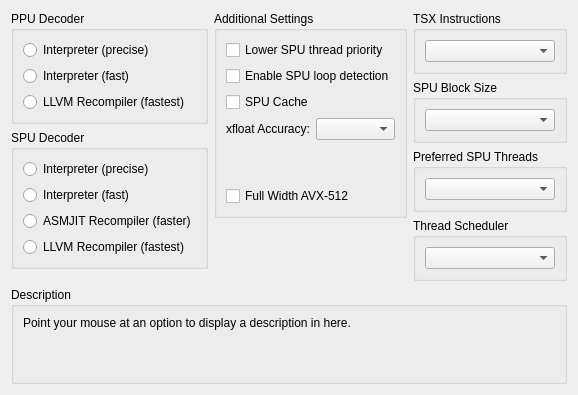
     <widget class="QWidget" name="coreTab">
      <attribute name="title">
       <string>CPU</string>
      </attribute>
      <layout class="QVBoxLayout" name="coreTabLayout" stretch="0,1,0">
       <item>
        <layout class="QHBoxLayout" name="coreTabItemLayout" stretch="1,1,1">
         <item>
          <layout class="QVBoxLayout" name="coreTabLeftLayout">
           <item>
            <widget class="QGroupBox" name="gb_ppu">
             <property name="title">
              <string>PPU Decoder</string>
             </property>
             <layout class="QVBoxLayout" name="ppu_layout">
              <item>
               <widget class="QRadioButton" name="ppu_precise">
                <property name="text">
                 <string notr="true">Interpreter (precise)</string>
                </property>
               </widget>
              </item>
              <item>
               <widget class="QRadioButton" name="ppu_fast">
                <property name="text">
                 <string notr="true">Interpreter (fast)</string>
                </property>
               </widget>
              </item>
              <item>
               <widget class="QRadioButton" name="ppu_llvm">
                <property name="text">
                 <string notr="true">LLVM Recompiler (fastest)</string>
                </property>
               </widget>
              </item>
             </layout>
            </widget>
           </item>
           <item>
            <widget class="QGroupBox" name="gb_spu">
             <property name="title">
              <string>SPU Decoder</string>
             </property>
             <layout class="QVBoxLayout" name="spu_layout">
              <item>
               <widget class="QRadioButton" name="spu_precise">
                <property name="text">
                 <string notr="true">Interpreter (precise)</string>
                </property>
               </widget>
              </item>
              <item>
               <widget class="QRadioButton" name="spu_fast">
                <property name="text">
                 <string notr="true">Interpreter (fast)</string>
                </property>
               </widget>
              </item>
              <item>
               <widget class="QRadioButton" name="spu_asmjit">
                <property name="text">
                 <string notr="true">ASMJIT Recompiler (faster)</string>
                </property>
               </widget>
              </item>
              <item>
               <widget class="QRadioButton" name="spu_llvm">
                <property name="text">
                 <string notr="true">LLVM Recompiler (fastest)</string>
                </property>
               </widget>
              </item>
             </layout>
            </widget>
           </item>
           <item>
            <spacer name="coreTabLeftLayoutSpacer">
             <property name="orientation">
              <enum>Qt::Vertical</enum>
             </property>
             <property name="sizeType">
              <enum>QSizePolicy::MinimumExpanding</enum>
             </property>
             <property name="sizeHint" stdset="0">
              <size>
               <width>0</width>
               <height>0</height>
              </size>
             </property>
            </spacer>
           </item>
          </layout>
         </item>
         <item>
          <layout class="QVBoxLayout" name="coreTabMiddleLayout">
           <item>
            <widget class="QGroupBox" name="checkboxes">
             <property name="title">
              <string>Additional Settings</string>
             </property>
             <layout class="QVBoxLayout" name="checkboxes_layout">
              <item>
               <widget class="QCheckBox" name="lowerSPUThrPrio">
                <property name="text">
                 <string>Lower SPU thread priority</string>
                </property>
               </widget>
              </item>
              <item>
               <widget class="QCheckBox" name="spuLoopDetection">
                <property name="text">
                 <string>Enable SPU loop detection</string>
                </property>
               </widget>
              </item>
              <item>
               <widget class="QCheckBox" name="spuCache">
                <property name="text">
                 <string>SPU Cache</string>
                </property>
               </widget>
              </item>
              <item>
               <layout class="QHBoxLayout" name="horizontalLayout">
                <item>
                 <widget class="QLabel" name="lbl_xfloaAccuracy">
                  <property name="text">
                   <string>xfloat Accuracy:</string>
                  </property>
                 </widget>
                </item>
                <item>
                 <widget class="QComboBox" name="xfloatAccuracy"/>
                </item>
               </layout>
              </item>
              <item>
               <spacer name="verticalSpacer_24">
                <property name="orientation">
                 <enum>Qt::Vertical</enum>
                </property>
                <property name="sizeHint" stdset="0">
                 <size>
                  <width>20</width>
                  <height>40</height>
                 </size>
                </property>
               </spacer>
              </item>
              <item>
               <widget class="QCheckBox" name="fullWidthAVX512">
                <property name="text">
                 <string>Full Width AVX-512</string>
                </property>
               </widget>
              </item>
             </layout>
            </widget>
           </item>
           <item>
            <spacer name="coreTabMiddleLayoutSpacer">
             <property name="orientation">
              <enum>Qt::Vertical</enum>
             </property>
             <property name="sizeType">
              <enum>QSizePolicy::MinimumExpanding</enum>
             </property>
             <property name="sizeHint" stdset="0">
              <size>
               <width>0</width>
               <height>0</height>
              </size>
             </property>
            </spacer>
           </item>
          </layout>
         </item>
         <item>
          <layout class="QVBoxLayout" name="coreTabRightLayout" stretch="0,0,0,0,0">
           <item>
            <widget class="QGroupBox" name="gb_tsx">
             <property name="sizePolicy">
              <sizepolicy hsizetype="Preferred" vsizetype="Minimum">
               <horstretch>0</horstretch>
               <verstretch>0</verstretch>
              </sizepolicy>
             </property>
             <property name="title">
              <string>TSX Instructions</string>
             </property>
             <layout class="QVBoxLayout" name="gb_tsx_layout">
              <item>
               <widget class="QComboBox" name="enableTSX"/>
              </item>
             </layout>
            </widget>
           </item>
           <item>
            <widget class="QGroupBox" name="gb_spuBlockSize">
             <property name="sizePolicy">
              <sizepolicy hsizetype="Preferred" vsizetype="Minimum">
               <horstretch>0</horstretch>
               <verstretch>0</verstretch>
              </sizepolicy>
             </property>
             <property name="title">
              <string>SPU Block Size</string>
             </property>
             <layout class="QVBoxLayout" name="gb_spuBlockSize_layout">
              <item>
               <widget class="QComboBox" name="spuBlockSize"/>
              </item>
             </layout>
            </widget>
           </item>
           <item>
            <widget class="QGroupBox" name="gb_spu_threads">
             <property name="sizePolicy">
              <sizepolicy hsizetype="Preferred" vsizetype="Minimum">
               <horstretch>0</horstretch>
               <verstretch>0</verstretch>
              </sizepolicy>
             </property>
             <property name="title">
              <string>Preferred SPU Threads</string>
             </property>
             <layout class="QVBoxLayout" name="gb_spu_threads_layout">
              <item>
               <widget class="QComboBox" name="preferredSPUThreads"/>
              </item>
             </layout>
            </widget>
           </item>
           <item>
            <widget class="QGroupBox" name="gb_threadsched">
             <property name="sizePolicy">
              <sizepolicy hsizetype="Preferred" vsizetype="Minimum">
               <horstretch>0</horstretch>
               <verstretch>0</verstretch>
              </sizepolicy>
             </property>
             <property name="title">
              <string>Thread Scheduler</string>
             </property>
             <layout class="QVBoxLayout" name="gb_threadsched_layout">
              <item>
               <widget class="QComboBox" name="threadsched"/>
              </item>
             </layout>
            </widget>
           </item>
           <item>
            <spacer name="coreTabRightLayoutSpacer">
             <property name="orientation">
              <enum>Qt::Vertical</enum>
             </property>
             <property name="sizeType">
              <enum>QSizePolicy::MinimumExpanding</enum>
             </property>
             <property name="sizeHint" stdset="0">
              <size>
               <width>0</width>
               <height>0</height>
              </size>
             </property>
            </spacer>
           </item>
          </layout>
         </item>
        </layout>
       </item>
       <item>
        <spacer name="coreTabSpacer">
         <property name="orientation">
          <enum>Qt::Vertical</enum>
         </property>
         <property name="sizeType">
          <enum>QSizePolicy::MinimumExpanding</enum>
         </property>
         <property name="sizeHint" stdset="0">
          <size>
           <width>0</width>
           <height>0</height>
          </size>
         </property>
        </spacer>
       </item>
       <item>
        <widget class="QGroupBox" name="gb_description_cpu">
         <property name="title">
          <string>Description</string>
         </property>
         <layout class="QVBoxLayout" name="gb_description_cpu_layout">
          <item>
           <widget class="QLabel" name="description_cpu">
            <property name="text">
             <string>Point your mouse at an option to display a description in here.


</string>
            </property>
            <property name="textFormat">
             <enum>Qt::PlainText</enum>
            </property>
            <property name="alignment">
             <set>Qt::AlignLeading|Qt::AlignLeft|Qt::AlignTop</set>
            </property>
            <property name="wordWrap">
             <bool>true</bool>
            </property>
           </widget>
          </item>
         </layout>
        </widget>
       </item>
      </layout>
     </widget>
